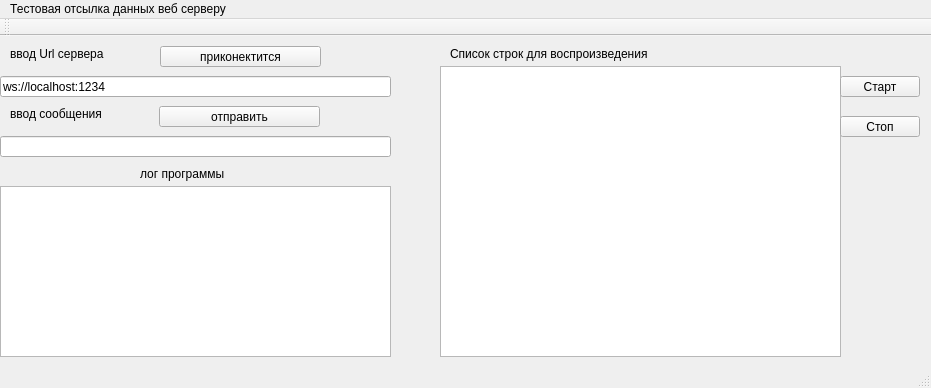
<?xml version="1.0" encoding="UTF-8"?>
<ui version="4.0">
 <class>MainWebServer</class>
 <widget class="QMainWindow" name="MainWebServer">
  <property name="geometry">
   <rect>
    <x>0</x>
    <y>0</y>
    <width>931</width>
    <height>388</height>
   </rect>
  </property>
  <property name="windowTitle">
   <string>MainWebServer</string>
  </property>
  <widget class="QWidget" name="centralWidget">
   <widget class="QLineEdit" name="lineEdit">
    <property name="geometry">
     <rect>
      <x>0</x>
      <y>40</y>
      <width>391</width>
      <height>21</height>
     </rect>
    </property>
    <property name="text">
     <string>ws://localhost:1234</string>
    </property>
   </widget>
   <widget class="QLabel" name="label">
    <property name="geometry">
     <rect>
      <x>10</x>
      <y>10</y>
      <width>131</width>
      <height>16</height>
     </rect>
    </property>
    <property name="text">
     <string>ввод Url сервера</string>
    </property>
   </widget>
   <widget class="QLabel" name="label_2">
    <property name="geometry">
     <rect>
      <x>10</x>
      <y>70</y>
      <width>121</width>
      <height>16</height>
     </rect>
    </property>
    <property name="text">
     <string>ввод сообщения</string>
    </property>
   </widget>
   <widget class="QLineEdit" name="lineEdit_2">
    <property name="geometry">
     <rect>
      <x>0</x>
      <y>100</y>
      <width>391</width>
      <height>21</height>
     </rect>
    </property>
   </widget>
   <widget class="QPushButton" name="pushButton">
    <property name="geometry">
     <rect>
      <x>160</x>
      <y>10</y>
      <width>161</width>
      <height>21</height>
     </rect>
    </property>
    <property name="text">
     <string>приконектится</string>
    </property>
   </widget>
   <widget class="QPushButton" name="pushButton_2">
    <property name="geometry">
     <rect>
      <x>159</x>
      <y>70</y>
      <width>161</width>
      <height>21</height>
     </rect>
    </property>
    <property name="text">
     <string>отправить</string>
    </property>
   </widget>
   <widget class="QTextEdit" name="textEdit">
    <property name="geometry">
     <rect>
      <x>0</x>
      <y>150</y>
      <width>391</width>
      <height>171</height>
     </rect>
    </property>
   </widget>
   <widget class="QLabel" name="label_3">
    <property name="geometry">
     <rect>
      <x>140</x>
      <y>130</y>
      <width>131</width>
      <height>16</height>
     </rect>
    </property>
    <property name="text">
     <string>лог программы</string>
    </property>
   </widget>
   <widget class="QLabel" name="label_4">
    <property name="geometry">
     <rect>
      <x>450</x>
      <y>10</y>
      <width>381</width>
      <height>16</height>
     </rect>
    </property>
    <property name="text">
     <string>Список строк для воспроизведения</string>
    </property>
   </widget>
   <widget class="QTextEdit" name="TextVoice">
    <property name="geometry">
     <rect>
      <x>440</x>
      <y>30</y>
      <width>401</width>
      <height>291</height>
     </rect>
    </property>
   </widget>
   <widget class="QPushButton" name="StartVoice">
    <property name="geometry">
     <rect>
      <x>840</x>
      <y>40</y>
      <width>80</width>
      <height>21</height>
     </rect>
    </property>
    <property name="text">
     <string>Старт</string>
    </property>
   </widget>
   <widget class="QPushButton" name="StopVoice">
    <property name="geometry">
     <rect>
      <x>840</x>
      <y>80</y>
      <width>80</width>
      <height>21</height>
     </rect>
    </property>
    <property name="text">
     <string>Стоп</string>
    </property>
   </widget>
  </widget>
  <widget class="QMenuBar" name="menuBar">
   <property name="geometry">
    <rect>
     <x>0</x>
     <y>0</y>
     <width>931</width>
     <height>20</height>
    </rect>
   </property>
   <widget class="QMenu" name="menu">
    <property name="title">
     <string>Тестовая отсылка данных веб серверу</string>
    </property>
   </widget>
   <addaction name="menu"/>
  </widget>
  <widget class="QToolBar" name="mainToolBar">
   <attribute name="toolBarArea">
    <enum>TopToolBarArea</enum>
   </attribute>
   <attribute name="toolBarBreak">
    <bool>false</bool>
   </attribute>
  </widget>
  <widget class="QStatusBar" name="statusBar"/>
 </widget>
 <layoutdefault spacing="6" margin="11"/>
 <resources/>
 <connections/>
</ui>
